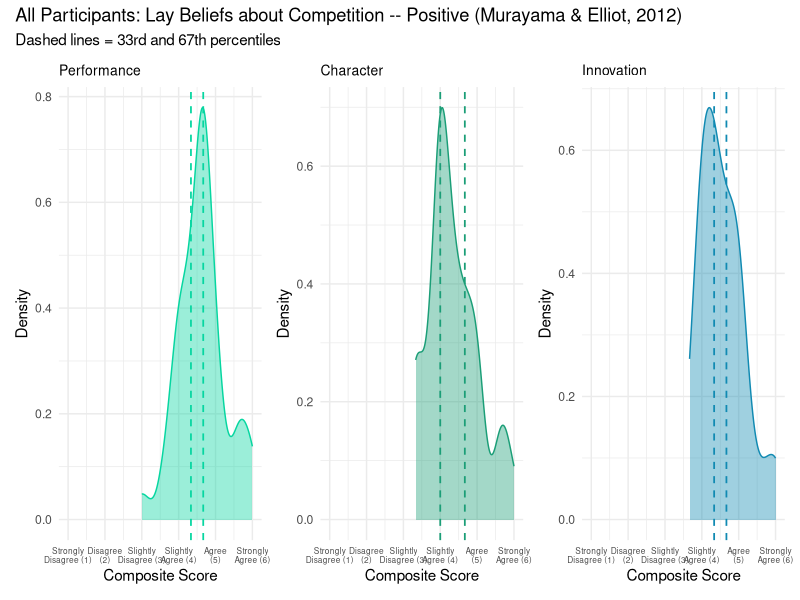
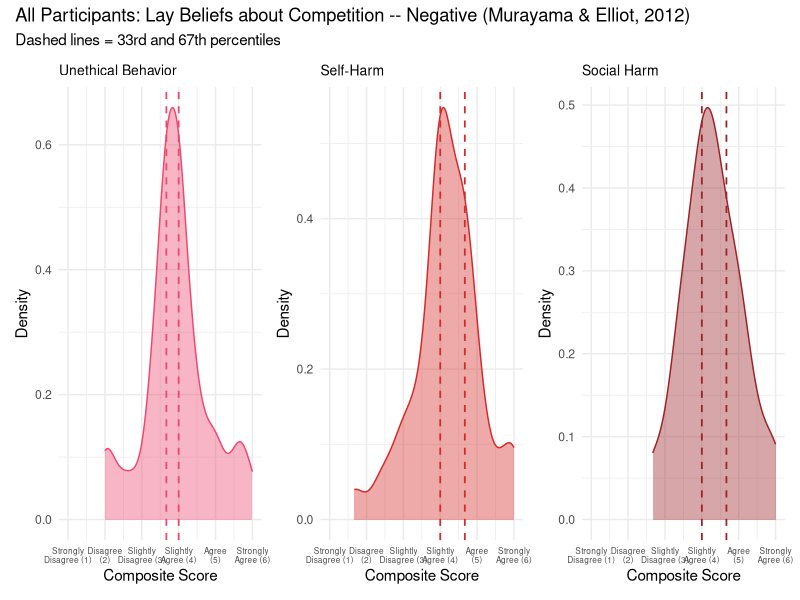
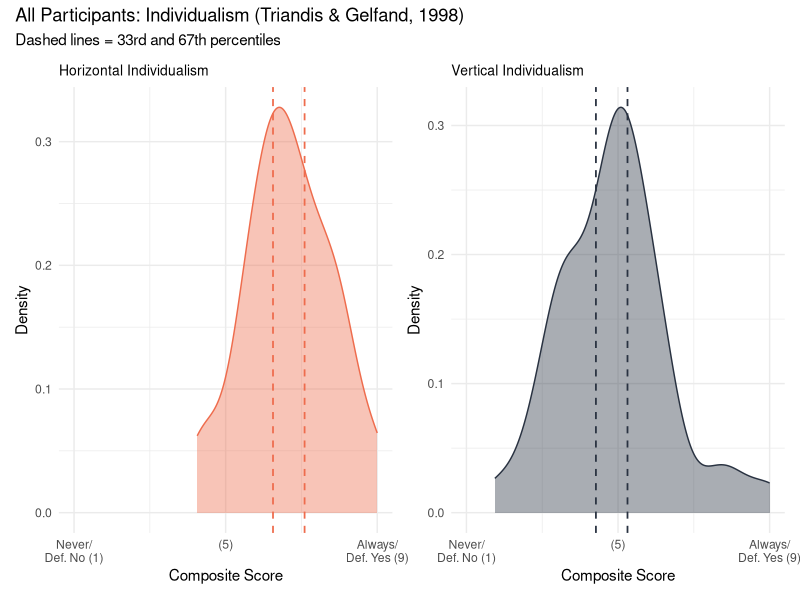
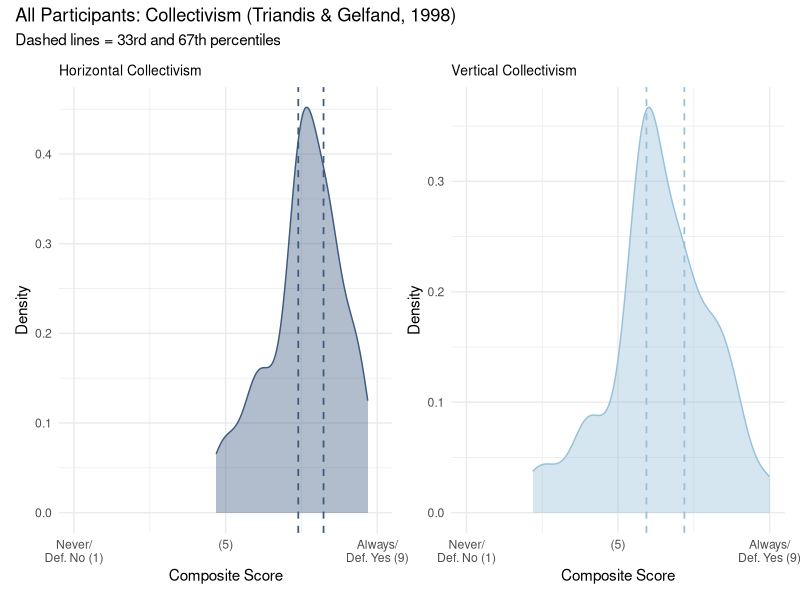
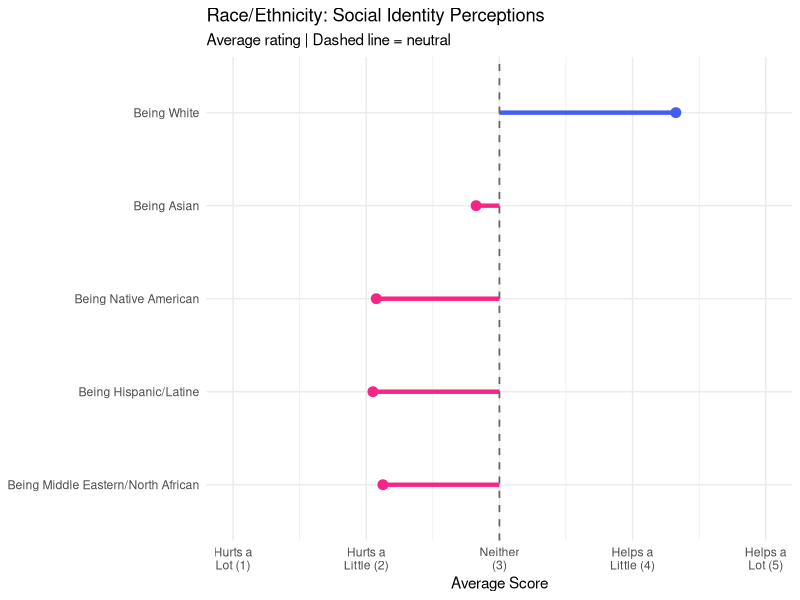
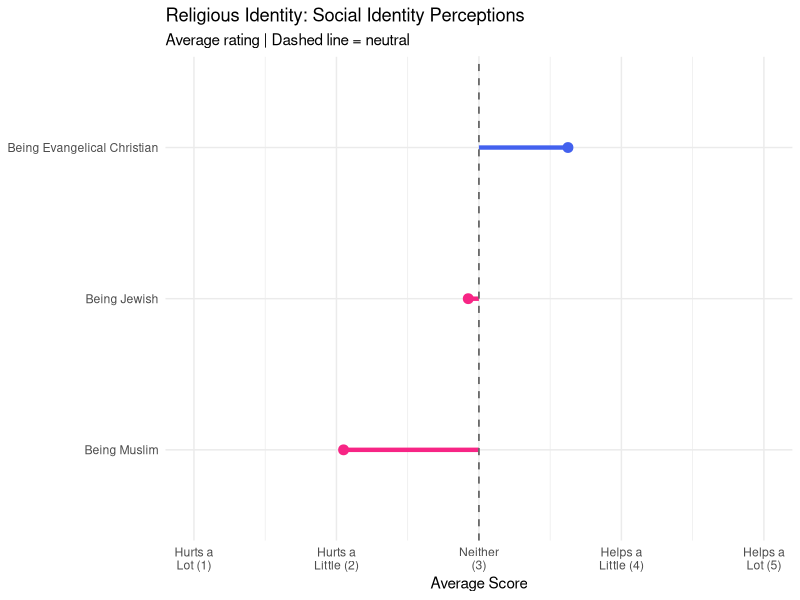
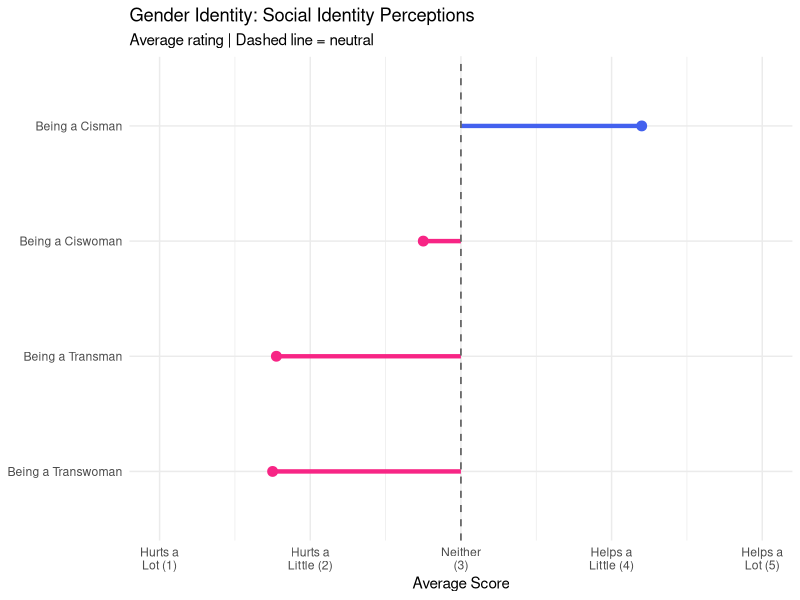
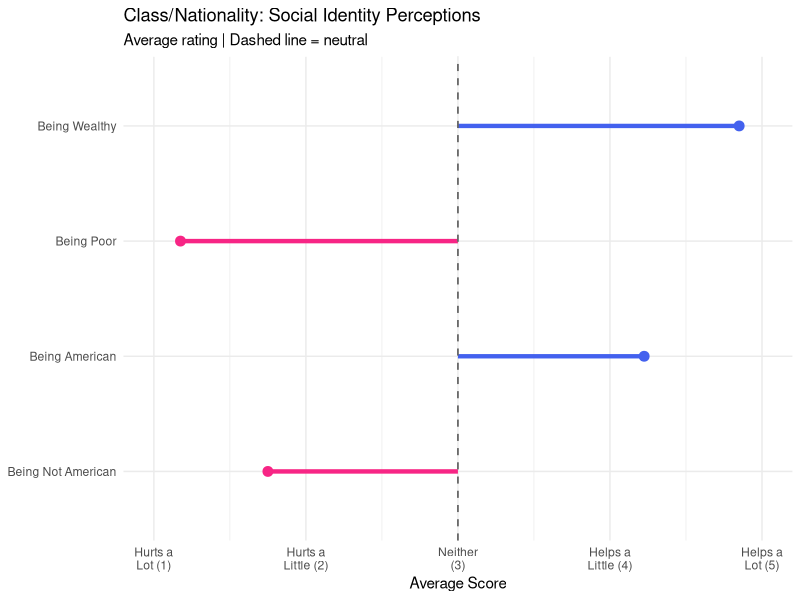

These charts were generated, in order, by the following R code:
## ---- chunk 1
#| label: setup-ch7
#| include: false

library(tidyverse)
library(ggplot2)
library(ggpubr)
library(patchwork)
library(kableExtra)

# ---- Percentile Helper ----
add_percentile <- function(x) {
  pct <- round(percent_rank(x) * 100)
  label <- case_when(
    pct < 33.33 ~ "low",
    pct < 66.67 ~ "mid",
    TRUE ~ "high"
  )
  paste0(pct, "% (", label, ")")
}

# ---- Color Palette for Chapter 7 ----
# Individualism vs. Collectivism — 4 colors
colors_hi <- "#ee6c4d"   # warm orange — Horizontal Individualism
colors_vi <- "#293241"   # dark navy — Vertical Individualism
colors_hc <- "#3d5a80"   # medium blue — Horizontal Collectivism
colors_vc <- "#98c1d9"   # light blue — Vertical Collectivism

# Competition Beliefs — 2 colors
colors_comp_pos <- "#06d6a0"   # bright green — Positive competition beliefs
colors_comp_neg <- "#ef476f"   # hot pink — Negative competition beliefs

# Social Identity — 2 colors
colors_helps <- "#4361ee"   # bright blue — Helps
colors_hurts <- "#f72585"   # magenta — Hurts

# ---- Load & Prepare Data ----
alldata <- read_csv("data/survey_data.csv", show_col_types = FALSE)

alldata <- alldata %>%
  filter(
    !is.na(PASSWORD),
    PASSWORD != "PASSWORD",
    !grepl("ImportId", PASSWORD, fixed = TRUE),
    !grepl("ImportId", YEAR, fixed = TRUE),
    PASSWORD != "What is the current year?",
    YEAR != "What is the current year?"
  )

# Remove duplicate olive0925 (keep first occurrence, drop second)
olive_rows <- which(alldata$PASSWORD == "olive0925")
if (length(olive_rows) > 1) {
  alldata <- alldata[-olive_rows[-1], ]
}

# Clean passwords: replace identifying entries
alldata <- alldata %>%
  mutate(
    PASSWORD = case_when(
      PASSWORD == "Powerisgay2!" ~ "Power2",
      PASSWORD == "K1lc0yne$402" ~ "Health$402",
      PASSWORD == "Charlie1203" ~ "Health1203",
      PASSWORD == "aaron4103" ~ "health4103",
      PASSWORD == "brandonc1248" ~ "health1248",
      PASSWORD == "joyas1244" ~ "health1244",
      PASSWORD == "olive0925" ~ "health0925",
      TRUE ~ PASSWORD
    )
  )

alldata <- alldata %>%
  mutate(
    CLASS = factor(
      CLASS,
      levels = c("1", "2", "3"),
      labels = c("PH322", "ANTH206", "Peer Mentor / TA")
    )
  )
## ---- chunk 2
#| label: competition-compute

comp_data <- alldata %>%
  select(CLASS, PASSWORD, all_of(paste0("LAYBELIEFSCOMP_", 1:18))) %>%
  mutate(across(starts_with("LAYBELIEFSCOMP_"), ~ as.numeric(.)))

# Step 1: Compute 6 subscales
comp_data <- comp_data %>%
  mutate(
    comp_performance = rowMeans(pick(LAYBELIEFSCOMP_1, LAYBELIEFSCOMP_2, LAYBELIEFSCOMP_3), na.rm = TRUE),
    comp_character   = rowMeans(pick(LAYBELIEFSCOMP_4, LAYBELIEFSCOMP_5, LAYBELIEFSCOMP_6), na.rm = TRUE),
    comp_innovation  = rowMeans(pick(LAYBELIEFSCOMP_7, LAYBELIEFSCOMP_8, LAYBELIEFSCOMP_9), na.rm = TRUE),
    comp_unethical   = rowMeans(pick(LAYBELIEFSCOMP_10, LAYBELIEFSCOMP_11, LAYBELIEFSCOMP_12), na.rm = TRUE),
    comp_self_harm   = rowMeans(pick(LAYBELIEFSCOMP_13, LAYBELIEFSCOMP_14, LAYBELIEFSCOMP_15), na.rm = TRUE),
    comp_social_harm = rowMeans(pick(LAYBELIEFSCOMP_16, LAYBELIEFSCOMP_17, LAYBELIEFSCOMP_18), na.rm = TRUE)
  )

# Step 2: Compute overall positive/negative
comp_data <- comp_data %>%
  mutate(
    comp_positive = rowMeans(pick(comp_performance, comp_character, comp_innovation), na.rm = TRUE),
    comp_negative = rowMeans(pick(comp_unethical, comp_self_harm, comp_social_harm), na.rm = TRUE)
  )
## ---- chunk 3
#| label: competition-password-table-pos

comp_password <- comp_data %>%
  filter(!is.na(PASSWORD), PASSWORD != "") %>%
  select(PASSWORD, comp_performance, comp_character, comp_innovation,
         comp_unethical, comp_self_harm, comp_social_harm) %>%
  arrange(PASSWORD)

comp_table_pos <- comp_password %>%
  select(PASSWORD, comp_performance, comp_character, comp_innovation) %>%
  mutate(
    perf_pct = add_percentile(comp_performance),
    char_pct = add_percentile(comp_character),
    innov_pct = add_percentile(comp_innovation)
  ) %>%
  select(PASSWORD, comp_performance, perf_pct, comp_character, char_pct, comp_innovation, innov_pct)

kbl(comp_table_pos,
    digits = 2,
    escape = FALSE,
    col.names = c("Password",
                   "<span style='color:#06d6a0'>Performance</span>",
                   "<span style='color:#06d6a0'>Perf(%)</span>",
                   "<span style='color:#1b9e77'>Character</span>",
                   "<span style='color:#1b9e77'>Char(%)</span>",
                   "<span style='color:#118ab2'>Innovation</span>",
                   "<span style='color:#118ab2'>Innov(%)</span>"),
    caption = "Lay Beliefs about Competition: Positive Subscales") %>%
  kable_styling(bootstrap_options = c("striped", "hover", "condensed"), full_width = TRUE)
## ---- chunk 4
#| label: competition-password-table-neg

comp_table_neg <- comp_password %>%
  select(PASSWORD, comp_unethical, comp_self_harm, comp_social_harm) %>%
  mutate(
    uneth_pct = add_percentile(comp_unethical),
    sh_pct    = add_percentile(comp_self_harm),
    soch_pct  = add_percentile(comp_social_harm)
  ) %>%
  select(PASSWORD, comp_unethical, uneth_pct, comp_self_harm, sh_pct, comp_social_harm, soch_pct)

kbl(comp_table_neg,
    digits = 2,
    escape = FALSE,
    col.names = c("Password",
                   "<span style='color:#ef476f'>Unethical</span>",
                   "<span style='color:#ef476f'>Uneth(%)</span>",
                   "<span style='color:#d62828'>Self-Harm</span>",
                   "<span style='color:#d62828'>SH(%)</span>",
                   "<span style='color:#9b2226'>Social Harm</span>",
                   "<span style='color:#9b2226'>SocH(%)</span>"),
    caption = "Lay Beliefs about Competition: Negative Subscales") %>%
  kable_styling(bootstrap_options = c("striped", "hover", "condensed"), full_width = TRUE)
## ---- chunk 5
#| label: competition-density-positive
#| fig-cap: "Lay Beliefs about Competition: Positive beliefs. Dashed lines indicate 33rd and 67th percentiles."
#| fig-width: 14
#| fig-height: 5

comp_long <- comp_data %>%
  select(CLASS, comp_performance, comp_character, comp_innovation,
         comp_unethical, comp_self_harm, comp_social_harm) %>%
  pivot_longer(cols = starts_with("comp_"), names_to = "subscale", values_to = "score") %>%
  mutate(
    subscale = recode(subscale,
      comp_performance = "Performance", comp_character = "Character",
      comp_innovation = "Innovation", comp_unethical = "Unethical Behavior",
      comp_self_harm = "Self-Harm", comp_social_harm = "Social Harm"),
    dimension = ifelse(subscale %in% c("Performance", "Character", "Innovation"),
                       "Positive", "Negative"),
    subscale = factor(subscale, levels = c("Performance", "Character", "Innovation",
      "Unethical Behavior", "Self-Harm", "Social Harm"))
  )

comp_colors_map <- c(
  "Performance" = "#06d6a0", "Character" = "#1b9e77", "Innovation" = "#118ab2",
  "Unethical Behavior" = "#ef476f", "Self-Harm" = "#d62828", "Social Harm" = "#9b2226"
)

make_comp_plot <- function(name, color) {
  d <- comp_long %>% filter(subscale == name)
  q33 <- quantile(d$score, probs = 1/3, na.rm = TRUE)
  q67 <- quantile(d$score, probs = 2/3, na.rm = TRUE)
  ggdensity(d, x = "score", fill = color, color = color, alpha = 0.4) +
    geom_vline(xintercept = q33, linetype = "dashed", color = color, linewidth = 0.6) +
    geom_vline(xintercept = q67, linetype = "dashed", color = color, linewidth = 0.6) +
    coord_cartesian(xlim = c(1, 6)) +
    scale_x_continuous(breaks = 1:6, labels = c("Strongly\nDisagree (1)", "Disagree\n(2)", "Slightly\nDisagree (3)", "Slightly\nAgree (4)", "Agree\n(5)", "Strongly\nAgree (6)")) +
    labs(title = name, x = "Composite Score", y = "Density") +
    theme_minimal() + theme(legend.position = "none", plot.title = element_text(size = 10), axis.text.x = element_text(size = 6))
}

p_perf <- make_comp_plot("Performance", comp_colors_map["Performance"])
p_char <- make_comp_plot("Character", comp_colors_map["Character"])
p_innov <- make_comp_plot("Innovation", comp_colors_map["Innovation"])

p_perf + p_char + p_innov +
  plot_annotation(
    title = "All Participants: Lay Beliefs about Competition -- Positive (Murayama & Elliot, 2012)",
    subtitle = "Dashed lines = 33rd and 67th percentiles"
  )
## ---- chunk 6
#| label: competition-density-negative
#| fig-cap: "Lay Beliefs about Competition: Negative beliefs. Dashed lines indicate 33rd and 67th percentiles."
#| fig-width: 14
#| fig-height: 5

p_uneth <- make_comp_plot("Unethical Behavior", comp_colors_map["Unethical Behavior"])
p_selfh <- make_comp_plot("Self-Harm", comp_colors_map["Self-Harm"])
p_soch <- make_comp_plot("Social Harm", comp_colors_map["Social Harm"])

p_uneth + p_selfh + p_soch +
  plot_annotation(
    title = "All Participants: Lay Beliefs about Competition -- Negative (Murayama & Elliot, 2012)",
    subtitle = "Dashed lines = 33rd and 67th percentiles"
  )
## ---- chunk 7
#| label: indcol-compute

indcol_data <- alldata %>%
  select(CLASS, PASSWORD, matches("^INDIVIUALVSCOLLECTIV_\\d+$")) %>%
  mutate(across(starts_with("INDIVIUALVSCOLLECTIV_"), ~ as.numeric(.)))

# Qualtrics export columns 1-16 map to:
# HI: cols 1-4, VI: cols 5-8, HC: cols 9-12, VC: cols 13-16
indcol_data <- indcol_data %>%
  mutate(
    horizontal_ind = rowMeans(pick(
      INDIVIUALVSCOLLECTIV_1, INDIVIUALVSCOLLECTIV_2,
      INDIVIUALVSCOLLECTIV_3, INDIVIUALVSCOLLECTIV_4), na.rm = TRUE),
    vertical_ind = rowMeans(pick(
      INDIVIUALVSCOLLECTIV_5, INDIVIUALVSCOLLECTIV_6,
      INDIVIUALVSCOLLECTIV_7, INDIVIUALVSCOLLECTIV_8), na.rm = TRUE),
    horizontal_col = rowMeans(pick(
      INDIVIUALVSCOLLECTIV_9, INDIVIUALVSCOLLECTIV_10,
      INDIVIUALVSCOLLECTIV_11, INDIVIUALVSCOLLECTIV_12), na.rm = TRUE),
    vertical_col = rowMeans(pick(
      INDIVIUALVSCOLLECTIV_13, INDIVIUALVSCOLLECTIV_14,
      INDIVIUALVSCOLLECTIV_15, INDIVIUALVSCOLLECTIV_16), na.rm = TRUE)
  )
## ---- chunk 8
#| label: indcol-password-table-a

indcol_password <- indcol_data %>%
  filter(!is.na(PASSWORD), PASSWORD != "") %>%
  select(PASSWORD, horizontal_ind, vertical_ind, horizontal_col, vertical_col) %>%
  arrange(PASSWORD)

indcol_table_a <- indcol_password %>%
  select(PASSWORD, horizontal_ind, vertical_ind) %>%
  mutate(
    hi_pct = add_percentile(horizontal_ind),
    vi_pct = add_percentile(vertical_ind)
  ) %>%
  select(PASSWORD, horizontal_ind, hi_pct, vertical_ind, vi_pct)

kbl(indcol_table_a,
    digits = 2,
    escape = FALSE,
    col.names = c("Password",
                   paste0("<span style='color:", colors_hi, "'>Horizontal Individualism</span>"),
                   paste0("<span style='color:", colors_hi, "'>HI(%)</span>"),
                   paste0("<span style='color:", colors_vi, "'>Vertical Individualism</span>"),
                   paste0("<span style='color:", colors_vi, "'>VI(%)</span>")),
    caption = "Individualism vs. Collectivism: Individualism Subscales") %>%
  kable_styling(bootstrap_options = c("striped", "hover", "condensed"), full_width = TRUE)
## ---- chunk 9
#| label: indcol-password-table-b

indcol_table_b <- indcol_password %>%
  select(PASSWORD, horizontal_col, vertical_col) %>%
  mutate(
    hc_pct = add_percentile(horizontal_col),
    vc_pct = add_percentile(vertical_col)
  ) %>%
  select(PASSWORD, horizontal_col, hc_pct, vertical_col, vc_pct)

kbl(indcol_table_b,
    digits = 2,
    escape = FALSE,
    col.names = c("Password",
                   paste0("<span style='color:", colors_hc, "'>Horizontal Collectivism</span>"),
                   paste0("<span style='color:", colors_hc, "'>HC(%)</span>"),
                   paste0("<span style='color:", colors_vc, "'>Vertical Collectivism</span>"),
                   paste0("<span style='color:", colors_vc, "'>VC(%)</span>")),
    caption = "Individualism vs. Collectivism: Collectivism Subscales") %>%
  kable_styling(bootstrap_options = c("striped", "hover", "condensed"), full_width = TRUE)
## ---- chunk 10
#| label: indcol-density-pair1
#| fig-cap: "Individualism vs. Collectivism: Individualism orientations. Dashed lines indicate 33rd and 67th percentiles."
#| fig-width: 12
#| fig-height: 5

indcol_long <- indcol_data %>%
  select(CLASS, horizontal_ind, vertical_ind, horizontal_col, vertical_col) %>%
  pivot_longer(cols = c(horizontal_ind, vertical_ind, horizontal_col, vertical_col),
    names_to = "orientation", values_to = "score") %>%
  mutate(
    orientation = recode(orientation,
      horizontal_ind = "Horizontal Individualism", vertical_ind = "Vertical Individualism",
      horizontal_col = "Horizontal Collectivism", vertical_col = "Vertical Collectivism"),
    orientation = factor(orientation, levels = c("Horizontal Individualism", "Vertical Individualism",
      "Horizontal Collectivism", "Vertical Collectivism"))
  )

indcol_colors <- c("Horizontal Individualism" = colors_hi, "Vertical Individualism" = colors_vi,
  "Horizontal Collectivism" = colors_hc, "Vertical Collectivism" = colors_vc)

make_indcol_plot <- function(name, color) {
  d <- indcol_long %>% filter(orientation == name)
  q33 <- quantile(d$score, probs = 1/3, na.rm = TRUE)
  q67 <- quantile(d$score, probs = 2/3, na.rm = TRUE)
  ggdensity(d, x = "score", fill = color, color = color, alpha = 0.4) +
    geom_vline(xintercept = q33, linetype = "dashed", color = color, linewidth = 0.6) +
    geom_vline(xintercept = q67, linetype = "dashed", color = color, linewidth = 0.6) +
    coord_cartesian(xlim = c(1, 9)) + scale_x_continuous(breaks = c(1, 5, 9), labels = c("Never/\nDef. No (1)", "(5)", "Always/\nDef. Yes (9)")) +
    labs(title = name, x = "Composite Score", y = "Density") +
    theme_minimal() + theme(legend.position = "none", plot.title = element_text(size = 10))
}

p_hi <- make_indcol_plot("Horizontal Individualism", colors_hi)
p_vi <- make_indcol_plot("Vertical Individualism", colors_vi)

p_hi + p_vi +
  plot_annotation(
    title = "All Participants: Individualism (Triandis & Gelfand, 1998)",
    subtitle = "Dashed lines = 33rd and 67th percentiles"
  )
## ---- chunk 11
#| label: indcol-density-pair2
#| fig-cap: "Individualism vs. Collectivism: Collectivism orientations. Dashed lines indicate 33rd and 67th percentiles."
#| fig-width: 12
#| fig-height: 5

p_hc <- make_indcol_plot("Horizontal Collectivism", colors_hc)
p_vc <- make_indcol_plot("Vertical Collectivism", colors_vc)

p_hc + p_vc +
  plot_annotation(
    title = "All Participants: Collectivism (Triandis & Gelfand, 1998)",
    subtitle = "Dashed lines = 33rd and 67th percentiles"
  )
## ---- chunk 12
#| label: social-identity-compute

identity_data <- alldata %>%
  select(CLASS, PASSWORD, all_of(paste0("GENBELIEFS4_", 1:16))) %>%
  mutate(across(starts_with("GENBELIEFS4_"), ~ as.numeric(.)))

# Labels for the 16 identity items
identity_labels <- c(
  "Being White", "Being Asian", "Being Native American", "Being Hispanic/Latine",
  "Being Middle Eastern/North African", "Being Evangelical Christian", "Being Jewish",
  "Being Muslim", "Being a Cisman", "Being a Ciswoman", "Being a Transman",
  "Being a Transwoman", "Being Wealthy", "Being Poor", "Being American",
  "Being Not American"
)
## ---- chunk 13
#| label: social-identity-table-race

identity_password <- identity_data %>%
  filter(!is.na(PASSWORD), PASSWORD != "") %>%
  select(PASSWORD, all_of(paste0("GENBELIEFS4_", 1:16))) %>%
  arrange(PASSWORD)

identity_race <- identity_password %>%
  select(PASSWORD, GENBELIEFS4_1, GENBELIEFS4_2, GENBELIEFS4_3, GENBELIEFS4_4, GENBELIEFS4_5)

kbl(identity_race,
    digits = 1,
    col.names = c("Password", "Being White", "Being Asian", "Being Native American", "Being Hispanic/Latine", "Being MENA"),
    caption = "Social Identity Perceptions — Race/Ethnicity (1=Hurts a Lot to 5=Helps a Lot)") %>%
  kable_styling(bootstrap_options = c("striped", "hover", "condensed"), full_width = TRUE)
## ---- chunk 14
#| label: social-identity-bar-race
#| fig-cap: "Race/Ethnicity Perceptions: Average ratings of how much each racial/ethnic identity helps or hurts getting ahead. Dashed line at 3 = Neither Helps nor Hurts."
#| fig-width: 10
#| fig-height: 4

identity_long <- identity_data %>%
  select(starts_with("GENBELIEFS4_")) %>%
  pivot_longer(cols = everything(), names_to = "item", values_to = "score") %>%
  mutate(
    item_num = as.numeric(str_extract(item, "\\d+$")),
    identity = factor(identity_labels[item_num], levels = rev(identity_labels))
  )

avg_identity <- identity_long %>%
  group_by(identity) %>%
  summarise(avg = mean(score, na.rm = TRUE)) %>%
  mutate(bar_color = ifelse(avg >= 3, colors_helps, colors_hurts))

race_items <- c("Being White", "Being Asian", "Being Native American", "Being Hispanic/Latine", "Being Middle Eastern/North African")

avg_race <- avg_identity %>%
  filter(identity %in% race_items) %>%
  mutate(identity = factor(identity, levels = rev(race_items)))

ggplot(avg_race, aes(x = avg, y = identity)) +
  geom_segment(aes(x = 3, xend = avg, y = identity, yend = identity, color = bar_color), linewidth = 1.5) +
  geom_point(aes(color = bar_color), size = 3) +
  geom_vline(xintercept = 3, linetype = "dashed", color = "gray40", linewidth = 0.6) +
  scale_color_identity() +
  scale_x_continuous(
    breaks = 1:5,
    labels = c("Hurts a\nLot (1)", "Hurts a\nLittle (2)", "Neither\n(3)", "Helps a\nLittle (4)", "Helps a\nLot (5)")
  ) +
  coord_cartesian(xlim = c(1, 5)) +
  labs(
    title = "Race/Ethnicity: Social Identity Perceptions",
    subtitle = "Average rating | Dashed line = neutral",
    x = "Average Score",
    y = NULL
  ) +
  theme_minimal() +
  theme(legend.position = "none")
## ---- chunk 15
#| label: social-identity-table-religion

identity_religion <- identity_password %>%
  select(PASSWORD, GENBELIEFS4_6, GENBELIEFS4_7, GENBELIEFS4_8)

kbl(identity_religion,
    digits = 1,
    col.names = c("Password", "Being Evangelical Christian", "Being Jewish", "Being Muslim"),
    caption = "Social Identity Perceptions — Religious Identity (1=Hurts a Lot to 5=Helps a Lot)") %>%
  kable_styling(bootstrap_options = c("striped", "hover", "condensed"), full_width = TRUE)
## ---- chunk 16
#| label: social-identity-bar-religion
#| fig-cap: "Religious Identity Perceptions: Average ratings of how much each religious identity helps or hurts getting ahead. Dashed line at 3 = Neither Helps nor Hurts."
#| fig-width: 10
#| fig-height: 3.5

religion_items <- c("Being Evangelical Christian", "Being Jewish", "Being Muslim")

avg_religion <- avg_identity %>%
  filter(identity %in% religion_items) %>%
  mutate(identity = factor(identity, levels = rev(religion_items)))

ggplot(avg_religion, aes(x = avg, y = identity)) +
  geom_segment(aes(x = 3, xend = avg, y = identity, yend = identity, color = bar_color), linewidth = 1.5) +
  geom_point(aes(color = bar_color), size = 3) +
  geom_vline(xintercept = 3, linetype = "dashed", color = "gray40", linewidth = 0.6) +
  scale_color_identity() +
  scale_x_continuous(
    breaks = 1:5,
    labels = c("Hurts a\nLot (1)", "Hurts a\nLittle (2)", "Neither\n(3)", "Helps a\nLittle (4)", "Helps a\nLot (5)")
  ) +
  coord_cartesian(xlim = c(1, 5)) +
  labs(
    title = "Religious Identity: Social Identity Perceptions",
    subtitle = "Average rating | Dashed line = neutral",
    x = "Average Score",
    y = NULL
  ) +
  theme_minimal() +
  theme(legend.position = "none")
## ---- chunk 17
#| label: social-identity-table-gender

identity_gender <- identity_password %>%
  select(PASSWORD, GENBELIEFS4_9, GENBELIEFS4_10, GENBELIEFS4_11, GENBELIEFS4_12)

kbl(identity_gender,
    digits = 1,
    col.names = c("Password", "Being a Cisman", "Being a Ciswoman", "Being a Transman", "Being a Transwoman"),
    caption = "Social Identity Perceptions — Gender Identity (1=Hurts a Lot to 5=Helps a Lot)") %>%
  kable_styling(bootstrap_options = c("striped", "hover", "condensed"), full_width = TRUE)
## ---- chunk 18
#| label: social-identity-bar-gender
#| fig-cap: "Gender Identity Perceptions: Average ratings of how much each gender identity helps or hurts getting ahead. Dashed line at 3 = Neither Helps nor Hurts."
#| fig-width: 10
#| fig-height: 4

gender_items <- c("Being a Cisman", "Being a Ciswoman", "Being a Transman", "Being a Transwoman")

avg_gender <- avg_identity %>%
  filter(identity %in% gender_items) %>%
  mutate(identity = factor(identity, levels = rev(gender_items)))

ggplot(avg_gender, aes(x = avg, y = identity)) +
  geom_segment(aes(x = 3, xend = avg, y = identity, yend = identity, color = bar_color), linewidth = 1.5) +
  geom_point(aes(color = bar_color), size = 3) +
  geom_vline(xintercept = 3, linetype = "dashed", color = "gray40", linewidth = 0.6) +
  scale_color_identity() +
  scale_x_continuous(
    breaks = 1:5,
    labels = c("Hurts a\nLot (1)", "Hurts a\nLittle (2)", "Neither\n(3)", "Helps a\nLittle (4)", "Helps a\nLot (5)")
  ) +
  coord_cartesian(xlim = c(1, 5)) +
  labs(
    title = "Gender Identity: Social Identity Perceptions",
    subtitle = "Average rating | Dashed line = neutral",
    x = "Average Score",
    y = NULL
  ) +
  theme_minimal() +
  theme(legend.position = "none")
## ---- chunk 19
#| label: social-identity-table-class

identity_class <- identity_password %>%
  select(PASSWORD, GENBELIEFS4_13, GENBELIEFS4_14, GENBELIEFS4_15, GENBELIEFS4_16)

kbl(identity_class,
    digits = 1,
    col.names = c("Password", "Being Wealthy", "Being Poor", "Being American", "Being Not American"),
    caption = "Social Identity Perceptions — Class/Nationality (1=Hurts a Lot to 5=Helps a Lot)") %>%
  kable_styling(bootstrap_options = c("striped", "hover", "condensed"), full_width = TRUE)
## ---- chunk 20
#| label: social-identity-bar-class
#| fig-cap: "Class/Nationality Perceptions: Average ratings of how much each class/nationality identity helps or hurts getting ahead. Dashed line at 3 = Neither Helps nor Hurts."
#| fig-width: 10
#| fig-height: 4

class_items <- c("Being Wealthy", "Being Poor", "Being American", "Being Not American")

avg_class <- avg_identity %>%
  filter(identity %in% class_items) %>%
  mutate(identity = factor(identity, levels = rev(class_items)))

ggplot(avg_class, aes(x = avg, y = identity)) +
  geom_segment(aes(x = 3, xend = avg, y = identity, yend = identity, color = bar_color), linewidth = 1.5) +
  geom_point(aes(color = bar_color), size = 3) +
  geom_vline(xintercept = 3, linetype = "dashed", color = "gray40", linewidth = 0.6) +
  scale_color_identity() +
  scale_x_continuous(
    breaks = 1:5,
    labels = c("Hurts a\nLot (1)", "Hurts a\nLittle (2)", "Neither\n(3)", "Helps a\nLittle (4)", "Helps a\nLot (5)")
  ) +
  coord_cartesian(xlim = c(1, 5)) +
  labs(
    title = "Class/Nationality: Social Identity Perceptions",
    subtitle = "Average rating | Dashed line = neutral",
    x = "Average Score",
    y = NULL
  ) +
  theme_minimal() +
  theme(legend.position = "none")
## ---- chunk 21
#| label: social-identity-bar-all
#| fig-cap: "Social Identity Perceptions: Average ratings of how much each identity helps or hurts getting ahead. Dashed line at 3 = Neither Helps nor Hurts."
#| fig-width: 12
#| fig-height: 7

ggplot(avg_identity, aes(x = avg, y = identity)) +
  geom_segment(aes(x = 3, xend = avg, y = identity, yend = identity, color = bar_color), linewidth = 1.5) +
  geom_point(aes(color = bar_color), size = 3) +
  geom_vline(xintercept = 3, linetype = "dashed", color = "gray40", linewidth = 0.6) +
  scale_color_identity() +
  scale_x_continuous(
    breaks = 1:5,
    labels = c("Hurts a\nLot (1)", "Hurts a\nLittle (2)", "Neither\n(3)", "Helps a\nLittle (4)", "Helps a\nLot (5)")
  ) +
  coord_cartesian(xlim = c(1, 5)) +
  labs(
    title = "All Participants: Social Identity Perceptions",
    subtitle = "Average rating of how each identity helps or hurts getting ahead | Dashed line = neutral",
    x = "Average Score",
    y = NULL
  ) +
  theme_minimal() +
  theme(legend.position = "none")
